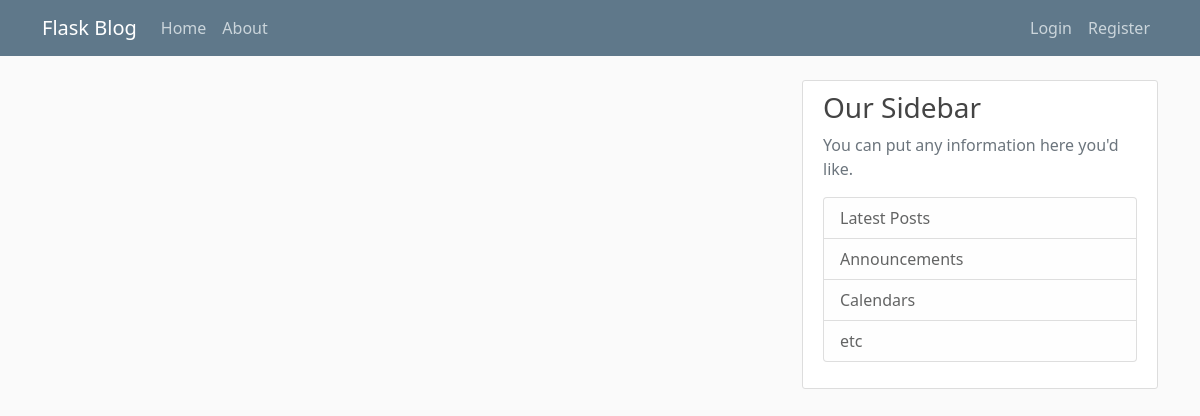
Page /home on the earlier database version.
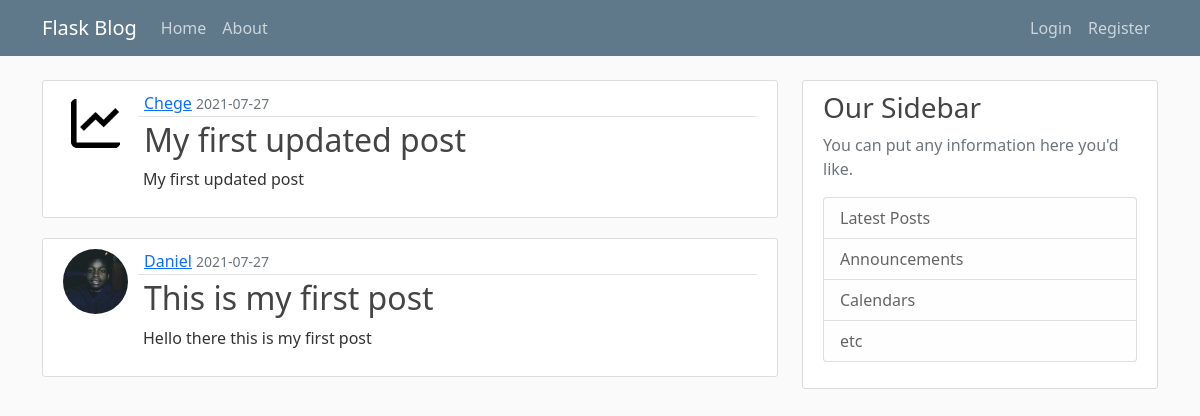
Same page on the later database version.
### flaskblog/models.py (models this page shows, shortened)
class Post(db.Model):
    id = db.Column(db.Integer, primary_key=True)
    title = db.Column(db.String(100),nullable=False)
    date_posted = db.Column(db.DateTime,nullable=False,default=datetime.utcnow)
    content = db.Column(db.Text,nullable=False)
    user_id = db.Column(db.Integer,db.ForeignKey('user.id'),nullable=False)

class User(db.Model,UserMixin):
    id = db.Column(db.Integer, primary_key=True)
    username = db.Column(db.String(15),unique=True,nullable=False)
    email = db.Column(db.String(120),unique=True,nullable=False)
    image_file = db.Column(db.String(20),nullable=False, default='default.jpg')
    password = db.Column(db.String(60),nullable=False)#hashing method to be used returns 60 characters
    posts = db.relationship('Post',backref='author',lazy=True)

### flaskblog/routes.py (the view)
@app.route("/")
@app.route("/home")
def home():
    posts = Post.query.all()
    return render_template('home.html',posts=posts)

### flaskblog/templates/home.html
{%extends "layout.html"%}
{%block content%}
	{%for post in posts %}
		<article class="media content-section">
		<img class="rounded-circle article-img" src="{{ url_for('static',filename='profile_pics/'+post.author.image_file) }}" ></img>
		  <div class="media-body">
		    <div class="article-metadata">
		      <a class="mr-2" href="#">{{ post.author.username }}</a>
		      <small class="text-muted">{{ post.date_posted.strftime('%Y-%m-%d') }}</small>
		    </div>
		    <h2><a class="article-title" href="{{url_for('post',post_id=post.id)}}">{{ post.title }}</a></h2>
		    <p class="article-content">{{ post.content }}</p>
		  </div>
		</article>
	{%endfor%}
{%endblock content%}

### flaskblog/templates/layout.html (shortened to what this page needs)
<!DOCTYPE html>
<html>
<head>
    <link href="https://cdn.jsdelivr.net/npm/bootstrap@5.0.2/dist/css/bootstrap.min.css" rel="stylesheet">
    <link rel="stylesheet" type="text/css" href="{{ url_for('static',filename='main.css')}}">
</head>
<body>
	<header class="site-header">
	  <nav class="navbar navbar-expand-md navbar-dark bg-steel fixed-top">
	    <div class="container">
	      <a class="navbar-brand mr-4" href="/">Flask Blog</a>
	      <div class="collapse navbar-collapse" id="navbarToggle">
	        <div class="navbar-nav mr-auto">
	          <a class="nav-item nav-link" href="{{url_for('home')}}">Home</a>
	          <a class="nav-item nav-link" href="{{url_for('about')}}">About</a>
	        </div>
	        {%if current_user.is_authenticated%}
	        	<div class="navbar-nav ms-auto">
	        		<a class="nav-item nav-link" href="{{url_for('new_post')}}">New Post</a>
	        		<a class="nav-item nav-link" href="{{url_for('account')}}">Account</a>
	        	  <a class="nav-item nav-link" href="{{url_for('logout')}}">Logout</a>
	        	</div>
	        {%else%}
	        	<div class="navbar-nav ms-auto">
	        	  <a class="nav-item nav-link" href="{{url_for('login')}}">Login</a>
	        	  <a class="nav-item nav-link" href="{{url_for('register')}}">Register</a>
	        	</div>
	        {%endif%}
	      </div>
	    </div>
	  </nav>
	</header>
	<main role="main" class="container">
	  <div class="row">
	    <div class="col-md-8">
	    	{% block content %}{% endblock %}
	    </div>
	    <div class="col-md-4">
	      <div class="content-section">
	        <h3>Our Sidebar</h3>
	        <p class='text-muted'>You can put any information here you'd like.
	          <ul class="list-group">
	            <li class="list-group-item list-group-item-light">Latest Posts</li>
	            <li class="list-group-item list-group-item-light">Announcements</li>
	            <li class="list-group-item list-group-item-light">Calendars</li>
	            <li class="list-group-item list-group-item-light">etc</li>
	          </ul>
	        </p>
	      </div>
	    </div>
	  </div>
	</main>
</body>
</html>

### flaskblog/static/main.css (style rules this page uses)
body { background: #fafafa; color: #333333; margin-top: 5rem; }
h1, h2, h3, h4, h5, h6 { color: #444444; }
.bg-steel { background-color: #5f788a; }
.site-header .navbar-nav .nav-link { color: #cbd5db; }
.content-section { background: #ffffff; padding: 10px 20px; border: 1px solid #dddddd; border-radius: 3px; margin-bottom: 20px; }
.article-title { color: #444444; text-decoration: none; }
.article-content { white-space: pre-line; margin-left: 5px; }
.article-img { display: block; height: 65px; width: 65px; margin-right: 16px; float: left; }
.media-body { margin-left: 75px; }
.article-metadata { padding-bottom: 1px; margin-bottom: 4px; border-bottom: 1px solid #e3e3e3 }

Differences in the rows shown:
added Post: image_file (picture), author.username "Chege", date_posted "2021-07-27", title "My first updated post", content "My first updated post"
added Post: image_file (picture), author.username "Daniel", date_posted "2021-07-27", title "This is my first post", content "Hello there this is my first post"
